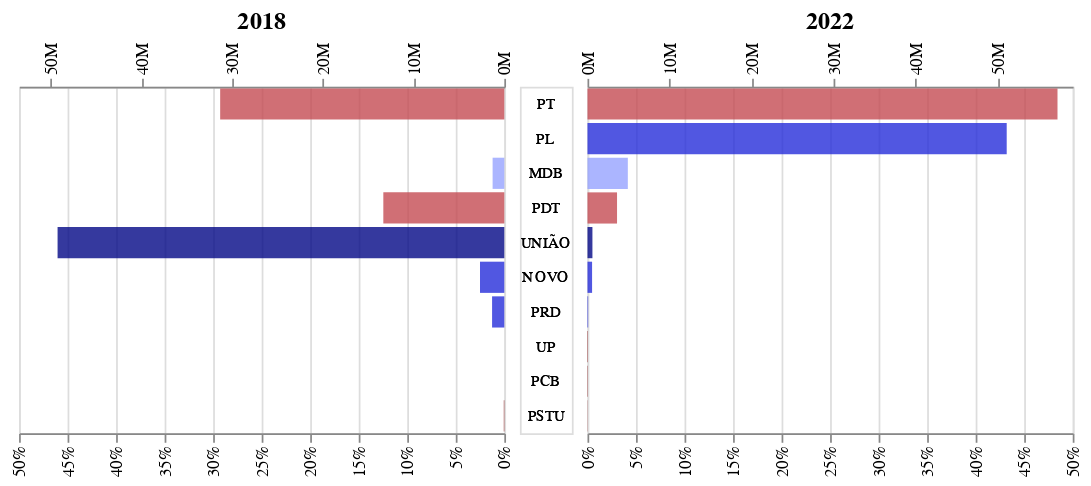

The notebook cell this image was saved under:
### Markdown cell above
#### Votação para deputado federal

### Code cell
depf.configure_title(anchor="middle", fontSize=14)

### Figure 1 — Vega-Lite specification as saved in the notebook (floating-point values rounded to 4 significant figures)
{"config": {"view": {"continuousWidth": 300, "continuousHeight": 300}, "title": {"anchor": "middle", "fontSize": 14}}, "concat": [{"layer": [{"mark": {"type": "bar", "opacity": 0.8}, "encoding": {"color": {"field": "POSIC_IDEOLOGICO", "legend": null, "scale": {"domain": ["Extrema Esquerda", "Esquerda", "Centro Esquerda", "Centro", "Centro Direita", "Direita", "Extrema Direita"], "range": ["#7F0000", "#FF0000", "#C54B53", "#FFD966", "#97A3FF", "#262DDA", "#030886"]}, "type": "ordinal"}, "tooltip": [{"field": "SIGLA_2022", "title": "Partido", "type": "nominal"}, {"field": "POSIC_IDEOLOGICO", "title": "Ideologia", "type": "nominal"}, {"field": "ANO_ELEICAO", "title": "Eleição", "type": "nominal"}, {"field": "QT_VOTOS_BR", "format": ",d", "title": "Total Geral", "type": "quantitative"}, {"field": "QT_VOTOS_VALIDOS", "format": ",d", "title": "Votos Partido", "type": "quantitative"}, {"field": "PCT", "format": ".2%", "title": "Percentual", "type": "quantitative"}], "x": {"axis": {"format": "%", "labelAngle": -90, "values": [0.0, 0.05, 0.1, 0.15, 0.2, 0.25, 0.3, 0.35, 0.4, 0.45, 0.5]}, "field": "PCT", "scale": {"domain": [0, 0.5]}, "sort": "descending", "title": "", "type": "quantitative"}, "y": {"axis": null, "field": "SIGLA_2022", "sort": {"field": "QT_ORDER", "order": "descending"}, "type": "ordinal"}}, "title": "2018", "transform": [{"filter": "(datum.ANO_ELEICAO === 2018)"}]}, {"mark": {"type": "bar", "opacity": 0.8}, "encoding": {"color": {"field": "POSIC_IDEOLOGICO", "legend": null, "scale": {"domain": ["Extrema Esquerda", "Esquerda", "Centro Esquerda", "Centro", "Centro Direita", "Direita", "Extrema Direita"], "range": ["#7F0000", "#FF0000", "#C54B53", "#FFD966", "#97A3FF", "#262DDA", "#030886"]}, "type": "ordinal"}, "opacity": {"value": 0}, "tooltip": [{"field": "SIGLA_2022", "title": "Partido", "type": "nominal"}, {"field": "POSIC_IDEOLOGICO", "title": "Ideologia", "type": "nominal"}, {"field": "ANO_ELEICAO", "title": "Eleição", "type": "nominal"}, {"field": "QT_VOTOS_BR", "format": ",d", "title": "Total Geral", "type": "quantitative"}, {"field": "QT_VOTOS_VALIDOS", "format": ",d", "title": "Votos Partido", "type": "quantitative"}, {"field": "PCT", "format": ".2%", "title": "Percentual", "type": "quantitative"}], "x": {"axis": {"format": "s", "labelAngle": -90, "orient": "top"}, "field": "QT_VOTOS_VALIDOS", "scale": {"domain": [0, 53530000.0]}, "sort": "descending", "title": "", "type": "quantitative"}, "y": {"axis": null, "field": "SIGLA_2022", "sort": {"field": "QT_ORDER", "order": "descending"}, "type": "ordinal"}}, "title": "2018", "transform": [{"filter": "(datum.ANO_ELEICAO === 2018)"}]}], "resolve": {"scale": {"x": "independent"}}, "width": 280}, {"mark": {"type": "text", "fontSize": 8.5}, "encoding": {"text": {"field": "SIGLA_2022", "type": "ordinal"}, "y": {"axis": null, "field": "SIGLA_2022", "sort": {"field": "QT_ORDER", "order": "descending"}, "type": "ordinal"}}, "width": 30}, {"layer": [{"mark": {"type": "bar", "opacity": 0.8}, "encoding": {"color": {"field": "POSIC_IDEOLOGICO", "scale": {"domain": ["Extrema Esquerda", "Esquerda", "Centro Esquerda", "Centro", "Centro Direita", "Direita", "Extrema Direita"], "range": ["#7F0000", "#FF0000", "#C54B53", "#FFD966", "#97A3FF", "#262DDA", "#030886"]}, "type": "ordinal"}, "tooltip": [{"field": "SIGLA_2022", "title": "Partido", "type": "nominal"}, {"field": "POSIC_IDEOLOGICO", "title": "Ideologia", "type": "nominal"}, {"field": "ANO_ELEICAO", "title": "Eleição", "type": "nominal"}, {"field": "QT_VOTOS_BR", "format": ",d", "title": "Total Geral", "type": "quantitative"}, {"field": "QT_VOTOS_VALIDOS", "format": ",d", "title": "Votos Partido", "type": "quantitative"}, {"field": "PCT", "format": ".2%", "title": "Percentual", "type": "quantitative"}], "x": {"axis": {"format": "%", "labelAngle": -90, "values": [0.0, 0.05, 0.1, 0.15, 0.2, 0.25, 0.3, 0.35, 0.4, 0.45, 0.5]}, "field": "PCT", "scale": {"domain": [0, 0.5]}, "title": "", "type": "quantitative"}, "y": {"axis": null, "field": "SIGLA_2022", "sort": {"field": "QT_ORDER", "order": "descending"}, "type": "ordinal"}}, "title": "2022", "transform": [{"filter": "(datum.ANO_ELEICAO === 2022)"}]}, {"mark": {"type": "bar", "opacity": 0.8}, "encoding": {"color": {"field": "POSIC_IDEOLOGICO", "scale": {"domain": ["Extrema Esquerda", "Esquerda", "Centro Esquerda", "Centro", "Centro Direita", "Direita", "Extrema Direita"], "range": ["#7F0000", "#FF0000", "#C54B53", "#FFD966", "#97A3FF", "#262DDA", "#030886"]}, "type": "ordinal"}, "opacity": {"value": 0}, "tooltip": [{"field": "SIGLA_2022", "title": "Partido", "type": "nominal"}, {"field": "POSIC_IDEOLOGICO", "title": "Ideologia", "type": "nominal"}, {"field": "ANO_ELEICAO", "title": "Eleição", "type": "nominal"}, {"field": "QT_VOTOS_BR", "format": ",d", "title": "Total Geral", "type": "quantitative"}, {"field": "QT_VOTOS_VALIDOS", "format": ",d", "title": "Votos Partido", "type": "quantitative"}, {"field": "PCT", "format": ".2%", "title": "Percentual", "type": "quantitative"}], "x": {"axis": {"format": "s", "labelAngle": -90, "orient": "top"}, "field": "QT_VOTOS_VALIDOS", "scale": {"domain": [0, 59110000.0]}, "sort": "ascending", "title": "", "type": "quantitative"}, "y": {"axis": null, "field": "SIGLA_2022", "sort": {"field": "QT_ORDER", "order": "descending"}, "type": "ordinal"}}, "title": "2022", "transform": [{"filter": "(datum.ANO_ELEICAO === 2022)"}]}], "resolve": {"scale": {"x": "independent"}}, "width": 280}], "data": {"name": "data-70f477373ead5f4da1230339274f939b"}, "spacing": 2, "$schema": "https://vega.github.io/schema/vega-lite/v5.20.1.json", "datasets": {"data-70f477373ead5f4da1230339274f939b": [{"ANO_ELEICAO": 2022, "POSIC_IDEOLOGICO": "Centro Esquerda", "QT_VOTOS_VALIDOS": 57259504, "PCT": 0.4843, "QT_VOTOS_BR": 118229719, "cor": "#C54B53", "SIGLA_2022": "PT", "QT_ORDER": 57259504}, {"ANO_ELEICAO": 2022, "POSIC_IDEOLOGICO": "Direita", "QT_VOTOS_VALIDOS": 51072345, "PCT": 0.432, "QT_VOTOS_BR": 118229719, "cor": "#262DDA", "SIGLA_2022": "PL", "QT_ORDER": 51072345}, {"ANO_ELEICAO": 2022, "POSIC_IDEOLOGICO": "Centro Direita", "QT_VOTOS_VALIDOS": 4915423, "PCT": 0.04158, "QT_VOTOS_BR": 118229719, "cor": "#97A3FF", "SIGLA_2022": "MDB", "QT_ORDER": 4915423}, {"ANO_ELEICAO": 2022, "POSIC_IDEOLOGICO": "Centro Esquerda", "QT_VOTOS_VALIDOS": 3599287, "PCT": 0.03044, "QT_VOTOS_BR": 118229719, "cor": "#C54B53", "SIGLA_2022": "PDT", "QT_ORDER": 3599287}, {"ANO_ELEICAO": 2022, "POSIC_IDEOLOGICO": "Extrema Direita", "QT_VOTOS_VALIDOS": 600955, "PCT": 0.005083, "QT_VOTOS_BR": 118229719, "cor": "#030886", "SIGLA_2022": "UNIÃO", "QT_ORDER": 600955}, {"ANO_ELEICAO": 2022, "POSIC_IDEOLOGICO": "Direita", "QT_VOTOS_VALIDOS": 559708, "PCT": 0.004734, "QT_VOTOS_BR": 118229719, "cor": "#262DDA", "SIGLA_2022": "NOVO", "QT_ORDER": 559708}, {"ANO_ELEICAO": 2022, "POSIC_IDEOLOGICO": "Direita", "QT_VOTOS_VALIDOS": 81129, "PCT": 0.0006862, "QT_VOTOS_BR": 118229719, "cor": "#262DDA", "SIGLA_2022": "PRD", "QT_ORDER": 81129}, {"ANO_ELEICAO": 2022, "POSIC_IDEOLOGICO": "Extrema Esquerda", "QT_VOTOS_VALIDOS": 53519, "PCT": 0.0004527, "QT_VOTOS_BR": 118229719, "cor": "#7F0000", "SIGLA_2022": "UP", "QT_ORDER": 53519}, {"ANO_ELEICAO": 2022, "POSIC_IDEOLOGICO": "Extrema Esquerda", "QT_VOTOS_VALIDOS": 45620, "PCT": 0.0003859, "QT_VOTOS_BR": 118229719, "cor": "#7F0000", "SIGLA_2022": "PCB", "QT_ORDER": 45620}, {"ANO_ELEICAO": 2022, "POSIC_IDEOLOGICO": "Extrema Esquerda", "QT_VOTOS_VALIDOS": 25625, "PCT": 0.0002167, "QT_VOTOS_BR": 118229719, "cor": "#7F0000", "SIGLA_2022": "PSTU", "QT_ORDER": 25625}, {"ANO_ELEICAO": 2018, "POSIC_IDEOLOGICO": "Centro Esquerda", "QT_VOTOS_VALIDOS": 31342051, "PCT": 0.2928, "QT_VOTOS_BR": 107050749, "cor": "#C54B53", "SIGLA_2022": "PT", "QT_ORDER": 57259504}, {"ANO_ELEICAO": 2018, "POSIC_IDEOLOGICO": null, "QT_VOTOS_VALIDOS": 0, "PCT": 0.0, "QT_VOTOS_BR": 0, "cor": null, "SIGLA_2022": "PL", "QT_ORDER": 51072345}, {"ANO_ELEICAO": 2018, "POSIC_IDEOLOGICO": "Centro Direita", "QT_VOTOS_VALIDOS": 1288950, "PCT": 0.01204, "QT_VOTOS_BR": 107050749, "cor": "#97A3FF", "SIGLA_2022": "MDB", "QT_ORDER": 4915423}, {"ANO_ELEICAO": 2018, "POSIC_IDEOLOGICO": "Centro Esquerda", "QT_VOTOS_VALIDOS": 13344371, "PCT": 0.1247, "QT_VOTOS_BR": 107050749, "cor": "#C54B53", "SIGLA_2022": "PDT", "QT_ORDER": 3599287}, {"ANO_ELEICAO": 2018, "POSIC_IDEOLOGICO": "Extrema Direita", "QT_VOTOS_VALIDOS": 49277010, "PCT": 0.4603, "QT_VOTOS_BR": 107050749, "cor": "#030886", "SIGLA_2022": "UNIÃO", "QT_ORDER": 600955}, {"ANO_ELEICAO": 2018, "POSIC_IDEOLOGICO": "Direita", "QT_VOTOS_VALIDOS": 2679745, "PCT": 0.02503, "QT_VOTOS_BR": 107050749, "cor": "#262DDA", "SIGLA_2022": "NOVO", "QT_ORDER": 559708}, {"ANO_ELEICAO": 2018, "POSIC_IDEOLOGICO": "Direita", "QT_VOTOS_VALIDOS": 1348323, "PCT": 0.0126, "QT_VOTOS_BR": 107050749, "cor": "#262DDA", "SIGLA_2022": "PRD", "QT_ORDER": 81129}, {"ANO_ELEICAO": 2018, "POSIC_IDEOLOGICO": null, "QT_VOTOS_VALIDOS": 0, "PCT": 0.0, "QT_VOTOS_BR": 0, "cor": null, "SIGLA_2022": "UP", "QT_ORDER": 53519}, {"ANO_ELEICAO": 2018, "POSIC_IDEOLOGICO": null, "QT_VOTOS_VALIDOS": 0, "PCT": 0.0, "QT_VOTOS_BR": 0, "cor": null, "SIGLA_2022": "PCB", "QT_ORDER": 45620}, {"ANO_ELEICAO": 2018, "POSIC_IDEOLOGICO": "Extrema Esquerda", "QT_VOTOS_VALIDOS": 55762, "PCT": 0.0005209, "QT_VOTOS_BR": 107050749, "cor": "#7F0000", "SIGLA_2022": "PSTU", "QT_ORDER": 25625}]}}
